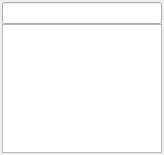
<?xml version="1.0" encoding="UTF-8"?>
<ui version="4.0">
 <class>TabManagerWidget</class>
 <widget class="QWidget" name="TabManagerWidget">
  <property name="geometry">
   <rect>
    <x>0</x>
    <y>0</y>
    <width>164</width>
    <height>155</height>
   </rect>
  </property>
  <property name="windowTitle">
   <string>Tab Manager</string>
  </property>
  <layout class="QVBoxLayout" name="verticalLayout">
   <property name="spacing">
    <number>0</number>
   </property>
   <property name="leftMargin">
    <number>2</number>
   </property>
   <property name="topMargin">
    <number>2</number>
   </property>
   <property name="rightMargin">
    <number>2</number>
   </property>
   <property name="bottomMargin">
    <number>2</number>
   </property>
   <item>
    <widget class="LineEdit" name="filterBar"/>
   </item>
   <item>
    <widget class="TabTreeWidget" name="treeWidget">
     <attribute name="headerVisible">
      <bool>false</bool>
     </attribute>
     <column>
      <property name="text">
       <string notr="true">1</string>
      </property>
     </column>
    </widget>
   </item>
  </layout>
 </widget>
 <customwidgets>
  <customwidget>
   <class>LineEdit</class>
   <extends>QLineEdit</extends>
   <header>lineedit.h</header>
  </customwidget>
  <customwidget>
   <class>TabTreeWidget</class>
   <extends>QTreeWidget</extends>
   <header>tabmanagerwidget.h</header>
  </customwidget>
 </customwidgets>
 <tabstops>
  <tabstop>treeWidget</tabstop>
 </tabstops>
 <resources>
  <include location="tabmanagerplugin.qrc"/>
 </resources>
 <connections/>
</ui>
